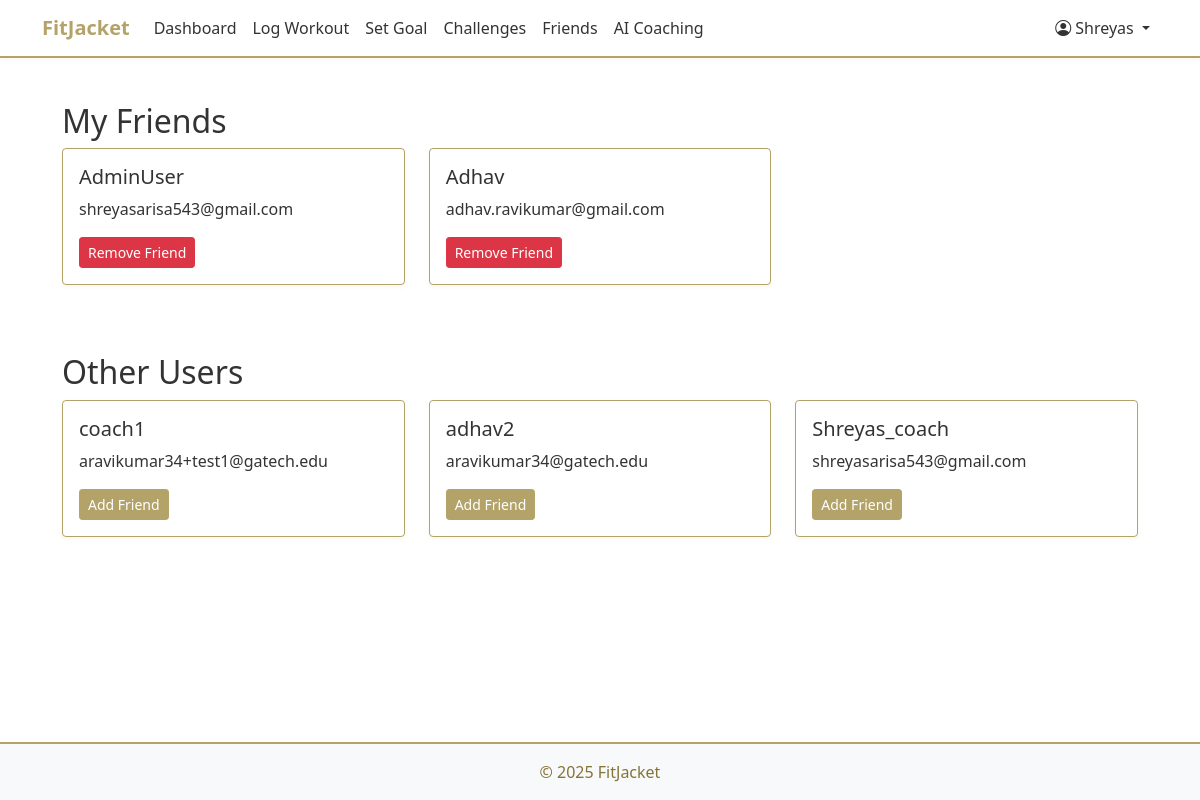
Page /friends/ (signed in) on the committed database.
### fitness/models.py (models this page shows, shortened)
class CustomUser(AbstractUser):
    USER_TYPE_CHOICES = (
        ('user', 'User'),
        ('coach', 'Coach'),
    )
    user_type = models.CharField(max_length=10, choices=USER_TYPE_CHOICES, default='user')
    bio = models.TextField(blank=True)
    profile_picture = models.ImageField(upload_to='profile_pictures/', null=True, blank=True)
    fitness_level = models.CharField(max_length=20, choices=(
        ('beginner', 'Beginner'),
        ('intermediate', 'Intermediate'),
        ('advanced', 'Advanced'),
    ), default='beginner')
    friends = models.ManyToManyField('self', symmetrical=False, blank=True)

### fitness/views.py (the view)
# urls.py: path('friends/', views.friends, name='friends'),
@login_required
def friends(request):
    friends = request.user.friends.all()
    other_users = CustomUser.objects.exclude(id=request.user.id).exclude(id__in=friends.values_list('id', flat=True))
    return render(request, 'fitness/friends.html', {
        'friends': friends,
        'other_users': other_users
    })

### fitness/templates/fitness/friends.html (shortened to what this page needs)
{% extends 'fitness/base.html' %}
{% block content %}
<div class="container mt-4">
    <h2>My Friends</h2>
    <div class="row">
        {% for friend in friends %}
        <div class="col-md-4 mb-4">
            <div class="card">
                <div class="card-body">
                    <h5 class="card-title">{{ friend.username }}</h5>
                    <p class="card-text">{{ friend.email }}</p>
                    <a href="{% url 'remove_friend' friend.id %}" class="btn btn-danger btn-sm">Remove Friend</a>
                </div>
            </div>
        </div>
        {% empty %}
        <div class="col-12">
            <p>You haven't added any friends yet.</p>
        </div>
        {% endfor %}
    </div>
    <h2 class="mt-4">Other Users</h2>
    <div class="row">
        {% for user in other_users %}
        <div class="col-md-4 mb-4">
            <div class="card">
                <div class="card-body">
                    <h5 class="card-title">{{ user.username }}</h5>
                    <p class="card-text">{{ user.email }}</p>
                    <a href="{% url 'add_friend' user.id %}" class="btn btn-primary btn-sm">Add Friend</a>
                </div>
            </div>
        </div>
        {% empty %}
        <div class="col-12">
            <p>No other users available to add as friends.</p>
        </div>
        {% endfor %}
    </div>
</div>
{% endblock %}

### fitness/templates/fitness/base.html (shortened to what this page needs)
<!DOCTYPE html>
<html lang="en">
<head>
    <link href="https://cdn.jsdelivr.net/npm/bootstrap@5.1.3/dist/css/bootstrap.min.css" rel="stylesheet">
    <link rel="stylesheet" href="https://cdn.jsdelivr.net/npm/bootstrap-icons@1.7.2/font/bootstrap-icons.css">
</head>
<body>
    <nav class="navbar navbar-expand-lg navbar-light bg-light">
        <div class="container">
            <a class="navbar-brand" href="{% url 'home' %}">FitJacket</a>
            <div class="collapse navbar-collapse" id="navbarNav">
                <ul class="navbar-nav me-auto">
                    {% if user.is_authenticated %}
                        <li class="nav-item">
                            <a class="nav-link" href="{% url 'dashboard' %}">Dashboard</a>
                        </li>
                        <li class="nav-item">
                            <a class="nav-link" href="{% url 'log_workout' %}">Log Workout</a>
                        </li>
                        <li class="nav-item">
                            <a class="nav-link" href="{% url 'set_goal' %}">Set Goal</a>
                        </li>
                        <li class="nav-item">
                            <a class="nav-link" href="{% url 'challenges' %}">Challenges</a>
                        </li>
                        <li class="nav-item">
                            <a class="nav-link" href="{% url 'friends' %}">Friends</a>
                        </li>
                        <li class="nav-item">
                            <a class="nav-link" href="{% url 'ai_coaching' %}">AI Coaching</a>
                        </li>
                    {% endif %}
                </ul>
                <ul class="navbar-nav">
                    {% if user.is_authenticated %}
                        <li class="nav-item dropdown">
                            <a class="nav-link dropdown-toggle" href="#" id="navbarDropdown" role="button" data-bs-toggle="dropdown">
                                <i class="bi bi-person-circle"></i> {{ user.username }}
                            </a>
                        </li>
                    {% endif %}
                </ul>
            </div>
        </div>
    </nav>
    <div class="container main-content">
        {% block content %}
        {% endblock %}
    </div>
    <footer class="footer mt-auto py-3 bg-light">
        <div class="container text-center">
            <span class="text-muted">© 2025 FitJacket</span>
        </div>
    </footer>
</body>
</html>

### fitness/templates/fitness/base.html (style rules this page uses)
:root { --gt-gold: #B3A369; --gt-dark-gold: #857437; --white: #FFFFFF; --light-gray: #F5F5F5; --dark-gray: #333333; }
html, body { height: 100%; margin: 0; background-color: var(--white); color: var(--dark-gray); }
body { display: flex; flex-direction: column; }
.navbar { background-color: var(--white) !important; border-bottom: 2px solid var(--gt-gold); box-shadow: 0 2px 4px rgba(179, 163, 105, 0.1); }
.navbar-brand { font-weight: bold; color: var(--gt-gold) !important; }
.nav-link { color: var(--dark-gray) !important; }
.main-content { padding: 20px; flex: 1 0 auto; }
.card { margin-bottom: 20px; background-color: var(--white); border: 1px solid var(--gt-gold); box-shadow: 0 2px 4px rgba(179, 163, 105, 0.1); }
.footer { flex-shrink: 0; width: 100%; background-color: var(--white); border-top: 2px solid var(--gt-gold); }
.btn-primary { background-color: var(--gt-gold); border-color: var(--gt-gold); color: var(--white); }
.text-muted { color: var(--gt-dark-gold) !important; }

### rows in the picture
CustomUser: username "Shreyas"
CustomUser: username "AdminUser", email "shreyasarisa543@gmail.com"
CustomUser: username "Adhav", email "adhav.ravikumar@gmail.com"
CustomUser: username "coach1", email "aravikumar34+test1@gatech.edu"
CustomUser: username "adhav2", email "aravikumar34@gatech.edu"
CustomUser: username "Shreyas_coach", email "shreyasarisa543@gmail.com"
